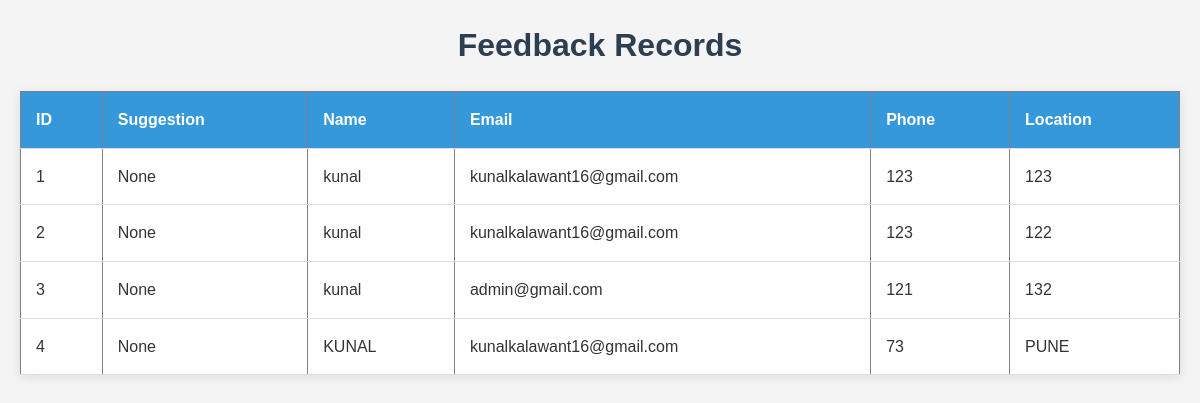
Page /feedback_data on the committed database.
### tables this page shows
CREATE TABLE Feedback (
            id INTEGER PRIMARY KEY,
            user_id INTEGER,
            name TEXT,
            email TEXT,
            phone TEXT,
            location TEXT,
            suggestion TEXT,
            date TIMESTAMP DEFAULT CURRENT_TIMESTAMP,
            FOREIGN KEY (user_id) REFERENCES Users(id) ON DELETE CASCADE
        );

### app.py (the view)
@app.route("/feedback_data")
def feedback_data():
    conn = sqlite3.connect('app.db')
    cursor = conn.cursor()
    cursor.execute('SELECT * FROM Feedback')
    records = cursor.fetchall()
    conn.close()
    return render_template("feedback_data.html", feedback_records=records)

### templates/feedback_data.html (shortened to what this page needs)
 <!DOCTYPE html>
<html lang="en">
<head>
</head>
<body>
    <h1>Feedback Records</h1>
    <table border="1">
        <tr>
            <th>ID</th>
            <th>Suggestion</th>
            <th>Name</th>
            <th>Email</th>
            <th>Phone</th>
            <th>Location</th>
        </tr>
        {% for record in feedback_records %}
        <tr>
            <td>{{ record[0] }}</td>
            <td>{{ record[1] }}</td>
            <td>{{ record[2] }}</td>
            <td>{{ record[3] }}</td>
            <td>{{ record[4] }}</td>
            <td>{{ record[5] }}</td>
        </tr>
        {% endfor %}
    </table>
</body>
</html>

### templates/feedback_data.html (style rules this page uses)
* { margin: 0; padding: 0; box-sizing: border-box; }
body { font-family: Arial, sans-serif; line-height: 1.6; background-color: #f4f4f4; color: #333; padding: 20px; }
h1 { text-align: center; color: #2c3e50; margin-bottom: 20px; }
table { width: 100%; margin: 20px 0; border-collapse: collapse; background-color: #fff; box-shadow: 0 2px 10px rgba(0, 0, 0, 0.1); }
th, td { padding: 15px; text-align: left; border-bottom: 1px solid #ddd; }
th { background-color: #3498db; color: white; }

### rows in the picture
Feedback: id "1", record "None", name "kunal", email "kunalkalawant16@gmail.com", phone "123", location "123"
Feedback: id "2", record "None", name "kunal", email "kunalkalawant16@gmail.com", phone "123", location "122"
Feedback: id "3", record "None", name "kunal", email "admin@gmail.com", phone "121", location "132"
Feedback: id "4", suggestion "None", name "KUNAL", email "kunalkalawant16@gmail.com", phone "73", location "PUNE"
